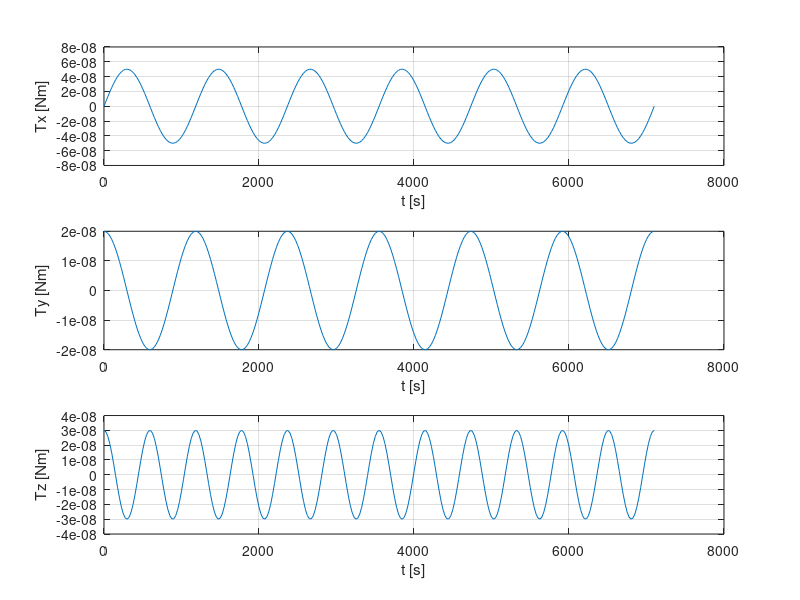

Write MATLAB code to recreate this figure.
clc; clear
%%Initial conditions 
%Cubesat 3U x=0.1 m; y=0.1 m; z=0.3 m; m=0.7+0.7+0.7=2.25 kg
x=0.1; y=0.1; z=0.3; m=2.25;
%Calculation of moments of inertia Ix, Iy, Iz
Iz=m/12 * (x^2+y^2) ; Ix=m/12 * (z^2+y^2); Iy=Ix; %kg*m^2
I=[Ix 0 0 ; 0 Iy 0; 0 0 Iz]; %inertia matrix
%Orbital radius r0=700 km and calculation of orbital period
%T=2pi*sqrt(r^3/mu) s
re=6371; r0=re+700; %km
mu=398600; %km^3/s^2
T0=2*pi*sqrt(r0^3/mu); %Orbital period, in s
%Sinusoidal torques Tx=5e-8 * cos(t), Ty=2e-8 * sin(t), Tz=3e-8 * sin(2t)
t=0:25:(1.2*T0); %time vector, basically the unkown variable
Tx=5e-8*cos(t + pi/2); Ty=2e-8*sin(t + pi/2); Tz=3e-8*sin(2*t + pi/2);

figure(1)
subplot(3,1,1), plot(t,Tx),xlabel('t [s]'),ylabel('Tx [Nm]');
grid on; hold on;
subplot(3,1,2), plot(t,Ty),xlabel('t [s]'),ylabel('Ty [Nm]');
grid on; hold on;
subplot(3,1,3), plot(t,Tz),xlabel('t [s]'),ylabel('Tz [Nm]');
grid on; hold on;

%Nadir pointing quaternion
qIC=[0;0;0;1];

%Orbital velocity
omega_oi=2*pi/T0;
omega_bi_IC=[0;-omega_oi;0];